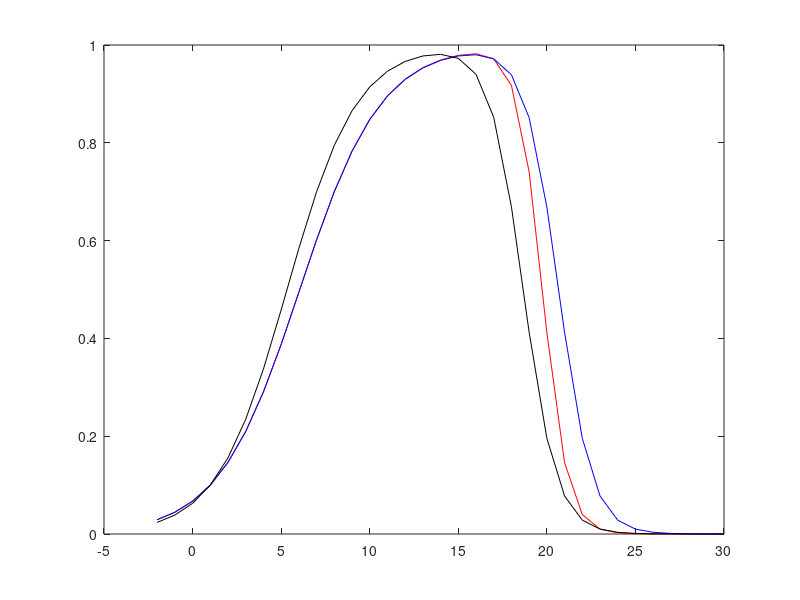
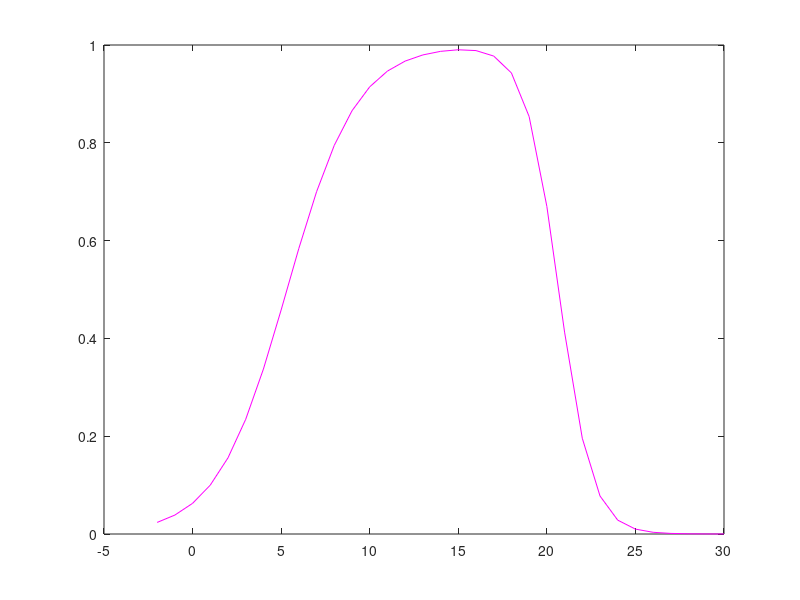
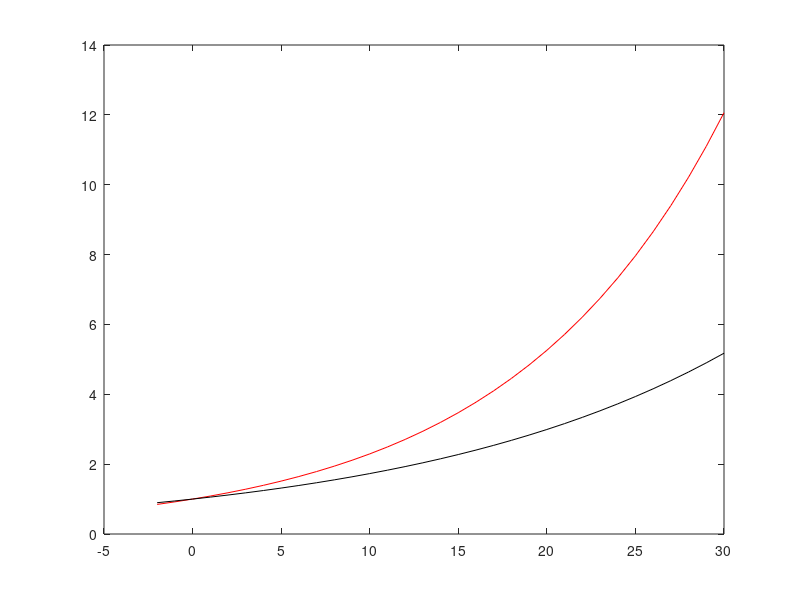
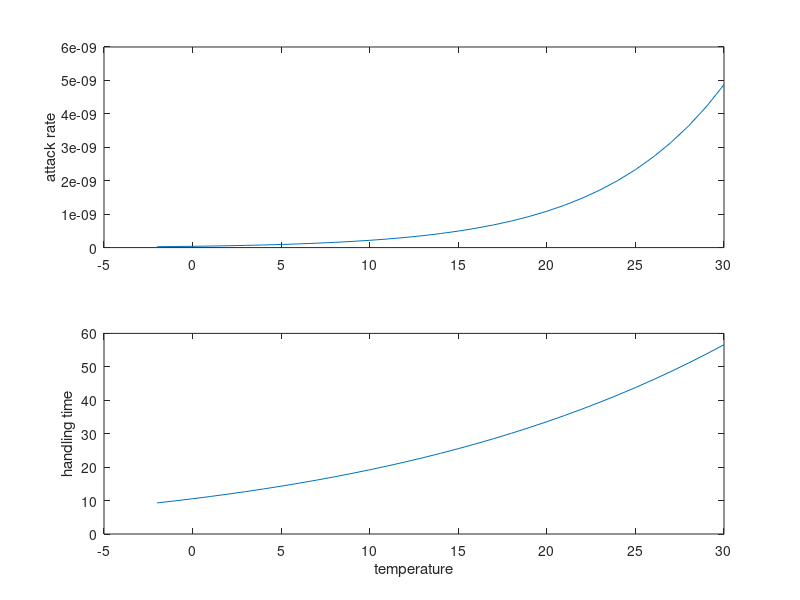

Write MATLAB code to recreate these figures, in order.
% Temperature-dependence

clear all
close all

%% Megrey et al.
T = -2:30;

% Consumption  -------------------------
% age-0
te1 = 1; 
te2 = 15;
te3 = 17;
te4 = 23;
xk1 = 0.1;
xk2 = 0.98;
xk3 = 0.98;
xk4 = 0.01;

tt5 = 1 ./ (te2 - te1);
t5 = tt5 .* log((xk2.*(1-xk1)) ./ (xk1.*(1-xk2)));
t4 = exp(t5.*(T-te1));
tt7 = 1 ./ (te4-te3);
t7 = tt7 .* log((xk3.*(1-xk4)) ./ (xk4.*(1-xk3)));
t6 = exp(t7.*(te4-T));
gcta0 = (xk1.*t4) ./ (1+xk1.*(t4-1));
gctb0 = (xk4.*t6) ./ (1+xk4.*(t6-1));
fT0 = gcta0.*gctb0;
%Cmax = a.*W^(-b).*fT;

% age-1
te1 = 1; 
te2 = 15;
te3 = 17;
te4 = 25;
xk1 = 0.1;
xk2 = 0.98;
xk3 = 0.98;
xk4 = 0.01;

tt5 = 1 ./ (te2 - te1);
t5 = tt5 .* log((xk2.*(1-xk1)) ./ (xk1.*(1-xk2)));
t4 = exp(t5.*(T-te1));
tt7 = 1 ./ (te4-te3);
t7 = tt7 .* log((xk3.*(1-xk4)) ./ (xk4.*(1-xk3)));
t6 = exp(t7.*(te4-T));
gcta1 = (xk1.*t4) ./ (1+xk1.*(t4-1));
gctb1 = (xk4.*t6) ./ (1+xk4.*(t6-1));
fT1 = gcta1.*gctb1;
%Cmax = a.*W^(-b).*fT;

% age-2
te1 = 1; 
te2 = 13;
te3 = 15;
te4 = 23;
xk1 = 0.1;
xk2 = 0.98;
xk3 = 0.98;
xk4 = 0.01;

tt5 = 1 ./ (te2 - te1);
t5 = tt5 .* log((xk2.*(1-xk1)) ./ (xk1.*(1-xk2)));
t4 = exp(t5.*(T-te1));
tt7 = 1 ./ (te4-te3);
t7 = tt7 .* log((xk3.*(1-xk4)) ./ (xk4.*(1-xk3)));
t6 = exp(t7.*(te4-T));
gcta2 = (xk1.*t4) ./ (1+xk1.*(t4-1));
gctb2 = (xk4.*t6) ./ (1+xk4.*(t6-1));
fT2 = gcta2.*gctb2;
%Cmax = a.*W^(-b).*fT;

% plot
figure(1)
plot(T,fT0,'r')
hold on
plot(T,fT1,'b')
hold on
plot(T,fT2,'k')

% Whole range
fT = gcta2.*gctb1;
figure(2)
plot(T,fT,'m')

% Metabolism/Respiration -------------------------
c0 = 0.083;
c12 = 0.0548;

fR0 = exp(c0*T);
fR12 = exp(c12*T);
%R = a.*W^(-b).*fR .* activity .*5.258;

figure(3)
plot(T,fR0,'r')
hold on
plot(T,fR12,'k')


%% Rall et al 2012 Consumption
%k = 1.38*1e-23 * (1/1.60e-19); %eV K^-1
k = 8.617e-5; %eV K^-1
T0 = 293.15;
a0 = -18.77;
bi = 0.93;
bj = 0.15;
Eh = 0.40;
h0 = 4.54;
ci = -0.02;
cj = -0.14;
Ea = 1.15;

% Varying temp
Tkel = T + 273.25;
mi = 0.0372;
mj = 2.53e3;
laT = a0 + bi.*log(mi) + bj.*log(mj) + Ea.*(Tkel-T0)./(k.*Tkel.*T0);
lhT = h0 + ci.*log(mi) + cj.*log(mj) + Eh.*(Tkel-T0)./(k.*Tkel.*T0);
aT = exp(laT);
hT = exp(lhT);

figure(4)
subplot(2,1,1)
plot(T,aT);
ylabel('attack rate')
subplot(2,1,2)
plot(T,hT);
ylabel('handling time')
xlabel('temperature')

% Varying prey size
Tkel = 15 + 273.25;
mi = linspace(1.5e-4,9.3,20);
mj = 2.53e3;
laP = a0 + bi.*log(mi) + bj.*log(mj) + Ea.*(Tkel-T0)./(k.*Tkel.*T0);
lhP = h0 + ci.*log(mi) + cj.*log(mj) + Eh.*(Tkel-T0)./(k.*Tkel.*T0);
aP = exp(laP);
hP = exp(lhP);

figure(5)
subplot(2,1,1)
plot(log(mi),aP);
ylabel('attack rate')
subplot(2,1,2)
plot(log(mi),hP);
ylabel('handling time')
xlabel('ln prey weight (mg)')

% Varying fish size
Tkel = 15 + 273.25;
mi = 0.0372;
mj = linspace(0.8,8e7,20);
laF = a0 + bi.*log(mi) + bj.*log(mj) + Ea.*(Tkel-T0)./(k.*Tkel.*T0);
lhF = h0 + ci.*log(mi) + cj.*log(mj) + Eh.*(Tkel-T0)./(k.*Tkel.*T0);
aF = exp(laF);
hF = exp(lhF);

figure(6)
subplot(2,1,1)
plot(log(mj),aF);
ylabel('attack rate')
subplot(2,1,2)
plot(log(mj),hF);
ylabel('handling time')
xlabel('ln fish weight (mg)')

% Varying prey abundance
Tkel = 15 + 273.25;
mi = 0.0372;
mj = 2.53e3;
%Mesozoop biom ranges from 1e2 to 1e4 mg C/m2
% 1e4 mg C = 9e4 mg wet wgt
% smallest zoop of 1.5e-4 mg -> abund = 6.1e8 per m2
N = linspace(0,1e9,100);
la = a0 + bi.*log(mi) + bj.*log(mj) + Ea.*(Tkel-T0)./(k.*Tkel.*T0);
lh = h0 + ci.*log(mi) + cj.*log(mj) + Eh.*(Tkel-T0)./(k.*Tkel.*T0);
a = exp(la);
h = exp(lh);
Fmax = 1/h;
f = a.*N ./ (Fmax + a.*N);
C = Fmax .* f;

figure(7)
plot(N,C)
ylabel('consumption (s^-^1)')
xlabel('prey abundance')

figure(8)
plot(N,C*60*60*24)
ylabel('consumption (d^-^1)')
xlabel('prey abundance')


%% Pope et al 2009 Temp correction factor
E = 0.6;
k = 8.617343e-5;
T = -2:30;
Tkel = T + 273.25;
tau1 = 5 + 273.25;
tau2 = 15 + 273.25;
tau3 = 25 + 273.25;
omg1 = exp(-(E./k).*(1./Tkel - 1./tau1));
omg2 = exp(-(E./k).*(1./Tkel - 1./tau2));
omg3 = exp(-(E./k).*(1./Tkel - 1./tau3));

figure(9)
plot(T,omg1,'b'); hold on;
plot(T,omg2,'k'); hold on;
plot(T,omg3,'r'); hold on;
legend('5C','15C','25C')
xlabel('Temp')
ylabel('correction factor')
